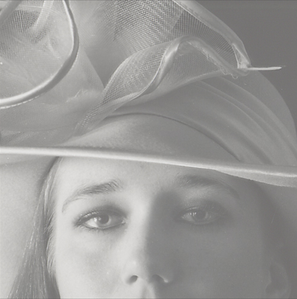
#> input picture im4.png, 297 x 299 px, shrunk from 488 x 491 before the run
$ jupyter execute Negativo.ipynb
#> lines starting #> are read from the running program, lines starting #| are printed output that depends on the picture; after the words box and inside, x2 and y2 are one past the last pixel; in counts of white or black regions, pixels touching at a corner belong together
[cell 1]
import sys
import matplotlib.pyplot as plt
from PIL import Image, ImageOps
import numpy as np

[cell 2]
img = plt.imread("im4.png")
#> img is the input picture: shape (299, 297, 3) float32; mean R, G, B 0.613, 0.609, 0.602
fig1=plt.figure(figsize=(15,8))
plt.imshow(img,cmap="gray",vmin=0,vmax=255)
plt.axis("off")

[cell 3]
inmax=np.amax(img)
#> inmax = 0.933
inmin=np.amin(img)
#> inmin = 0.412

hOut = 255
m=255/(inmax-inmin)
#> m = 488.9
b=-m*inmin
#> b = -201.3
Iout=img*m+b
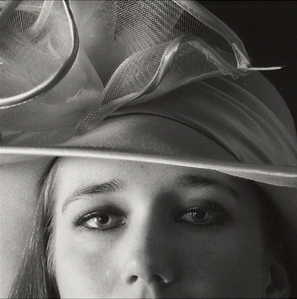
#> Iout: shape (299, 297, 3) float32; mean R, G, B 98.3, 96.5, 93
Iout=Iout.astype(float)


#Original
fig1=plt.figure(figsize=(15,8))
c = fig1.add_subplot(1,3,1)
plt.imshow(img,cmap="gray",vmin=0,vmax=255)
plt.axis("off")
c.set_title("Original")

print(type(Iout))
#| <class 'numpy.ndarray'>
Iout=Iout.astype(np.uint8)  #Conversion de ndarray a int
a = fig1.add_subplot(1,3,2)
plt.imshow(Iout,cmap='gray',vmin=0,vmax=255)
plt.axis('off')
a.set_title("Impro")

Iout = 255-Iout
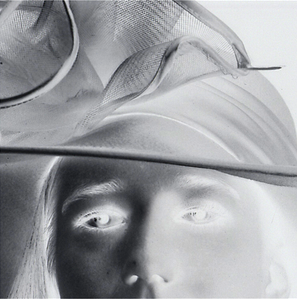
#> Iout: shape (299, 297, 3); mean R, G, B 157.2, 158.9, 162.5
Iout=Iout.astype(np.uint8)  #Conversion de ndarray a int
b = fig1.add_subplot(1,3,3)
plt.imshow(Iout,cmap='gray',vmin=0,vmax=255)
plt.axis('off')
b.set_title("Negativo")
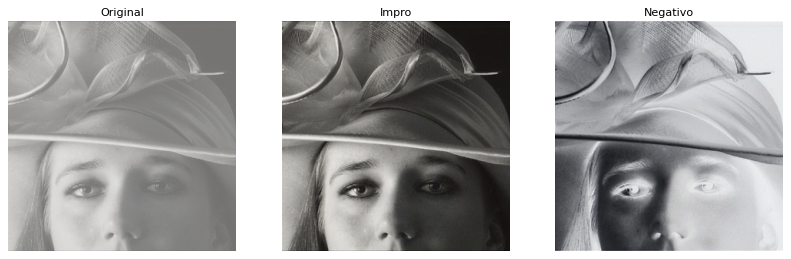
#> figure drawn by matplotlib, 3 panels

[cell 4]
#Load image
img = plt.imread("im9.jpg")
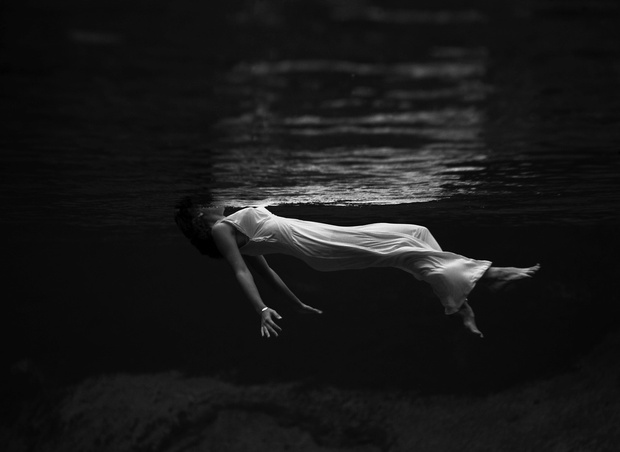
#> input picture im9.jpg, 620 x 452 px, shrunk from 1018 x 742 before the run
#> img is the input picture: shape (452, 620, 3); min 0, max 255, mean 24
fig1=plt.figure(figsize=(15,8))
plt.imshow(img,cmap="gray",vmin=0,vmax=255)
plt.axis("off")

[cell 5]
img=img.astype(float)
inmax=np.amax(img)
#> inmax = 255

c=255/(np.log(1+inmax))
#> c = 45.99

Iout = np.log(img+1)
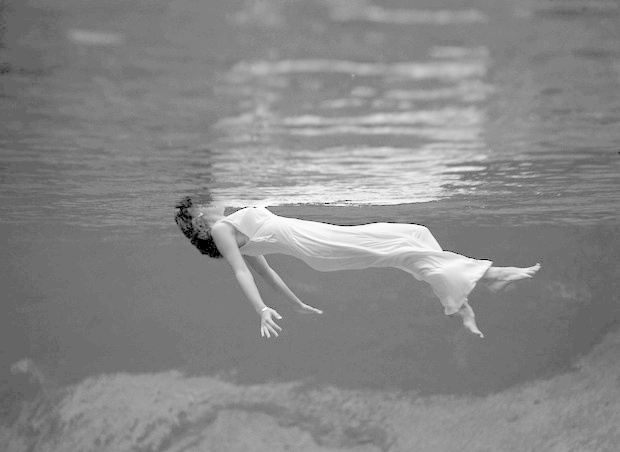
#> Iout: shape (452, 620, 3) float64; min 0, max 5.55, mean 2.95; drawn with min black and max white
Iout = c*Iout
Iout = Iout.astype(np.uint8)

fig3 = plt.figure(figsize=(15,8))
a = fig3.add_subplot(1,2,1)
a.axis('off')
plt.imshow(Iout,cmap="gray",vmin=0,vmax=255)
a.set_title("Correcccion logarítmica")

#Imagen original
img=img.astype(np.uint8)
a = fig3.add_subplot(1,2,2)
a.axis('off')
plt.imshow(img,cmap="gray",vmin=0,vmax=255)
a.set_title("Original")

[cell 6]
#Histograma de la imagen original contra la corrección logarítmica
fig2 = plt.figure(figsize = (15,8))
a = fig2.add_subplot(1, 2, 1)
arr = np.array(img)
arr = arr.ravel()
plt.hist(arr, 255)
plt.xlim([0,255])


b = fig2.add_subplot(1, 2, 2)
arr = np.array(Iout)
arr = arr.ravel()
plt.hist(arr, 255)
plt.xlim([0,255])
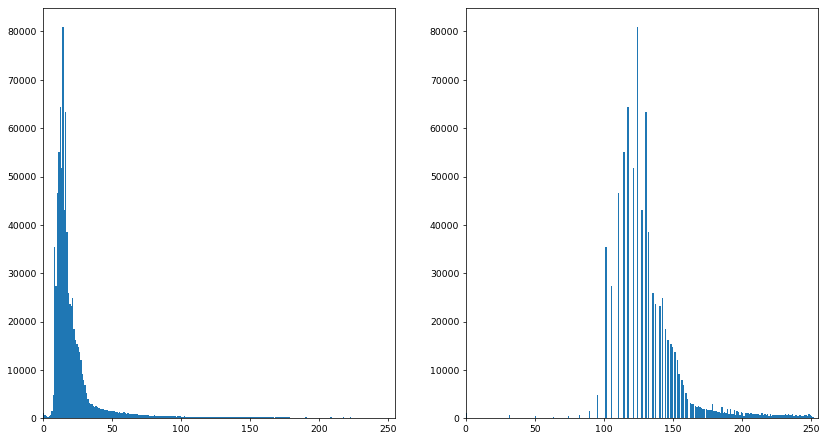
#> figure drawn by matplotlib, 2 panels; panel 1: tallest bar 80868 high, from x = 14 to 15; panel 2: tallest bar 80868 high, from x = 124 to 125

[cell 7]
import cv2
img = cv2.imread("im7.jpg", cv2.IMREAD_GRAYSCALE)
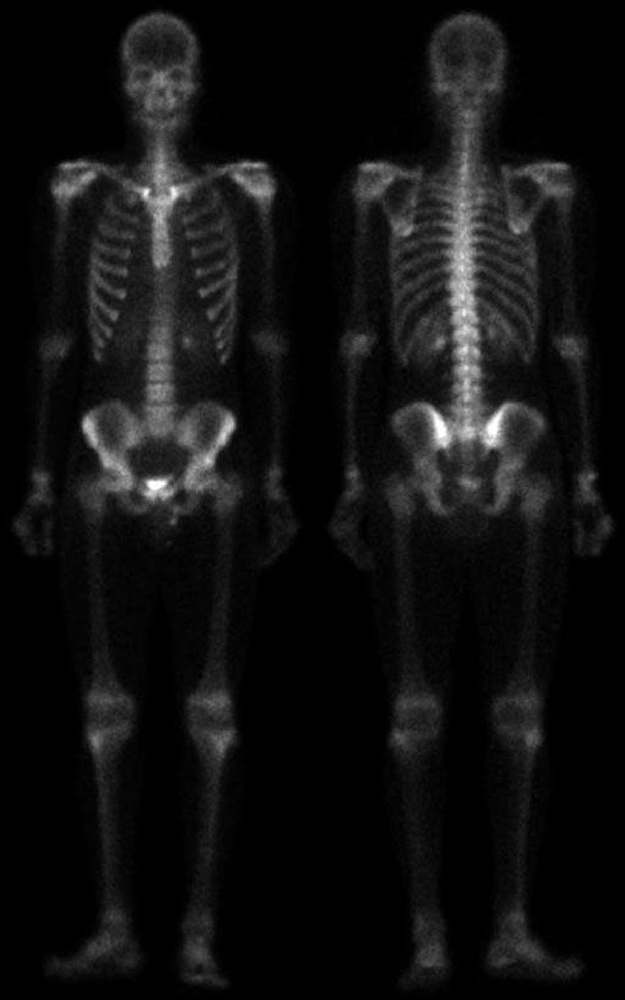
#> input picture im7.jpg, 625 x 1000 px, shrunk from 1026 x 1641 before the run
#> img is the input picture: shape (1000, 625); min 0, max 255, mean 17.1

umbral = 50
Iout = img
Iout[img > umbral] = 255
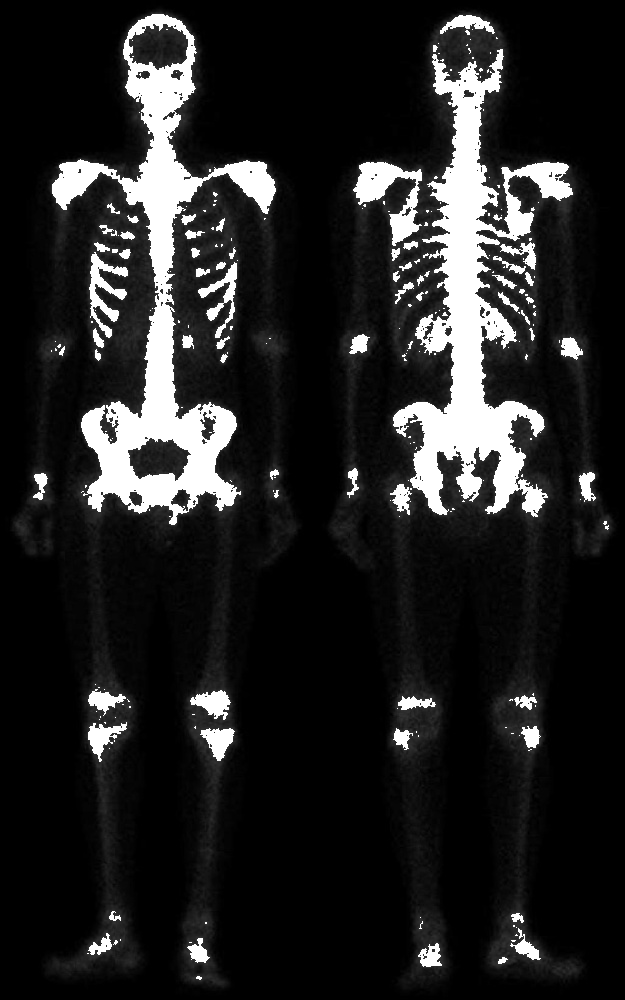
#> Iout: shape (1000, 625); 10.64% of pixels changed, all inside (x1, y1, x2, y2) = (33, 14, 609, 980)
Iout[img <= umbral] = 0
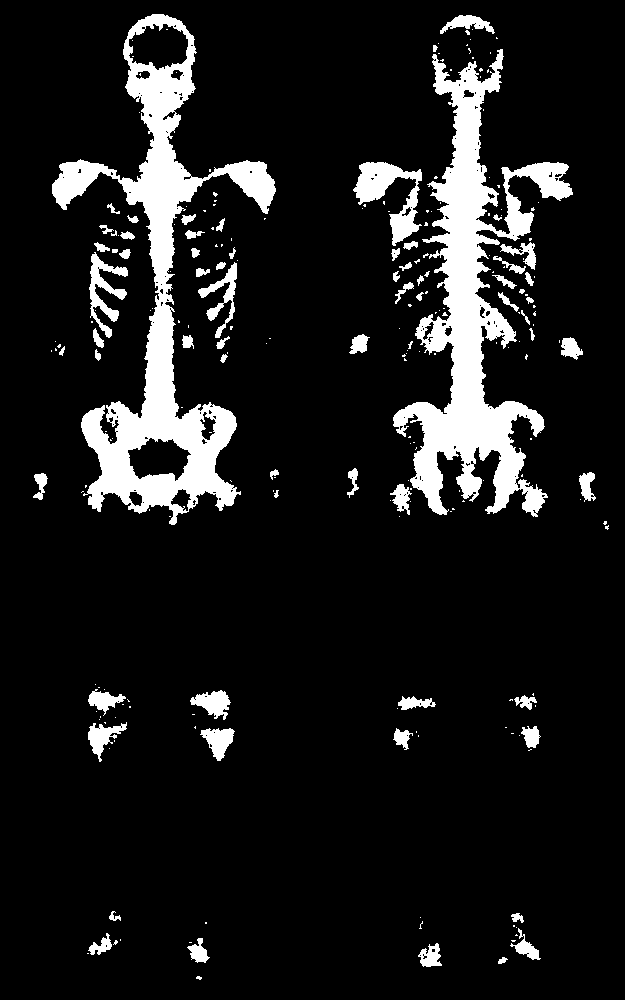
#> Iout: shape (1000, 625); 10.7% white; 236 white regions (168 under 20 px), largest, box (x1, y1, x2, y2) and area: (52, 14, 276, 525) 25999, (393, 49, 573, 517) 25735, (353, 162, 422, 246) 2342
fig1=plt.figure(figsize=(15,8))
plt.imshow(img,cmap="gray",vmin=0,vmax=255)
plt.axis("off")
